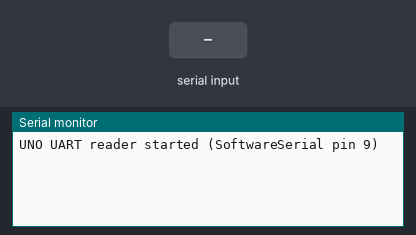
The sketch below on a simulated Arduino Uno, built with avr-gcc and run on an emulated ATmega328P. Shown: the last lines printed to the serial monitor. Inputs (shaded band) come from the test bench.

Above: at 1.3 s.
1.4 s: "1\n" received over the second serial link
At 2.0 s:
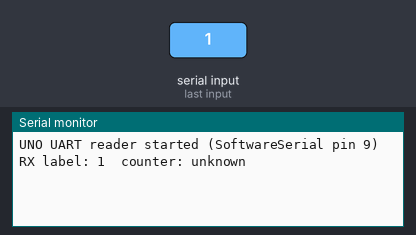
2.9 s: "0\n" received over the second serial link
At 4.1 s:
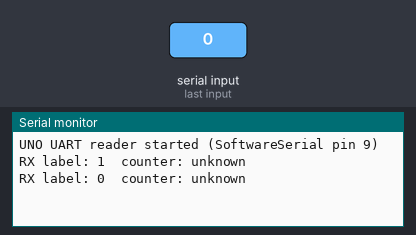
4.4 s: "2\n" received over the second serial link
At 5.5 s:
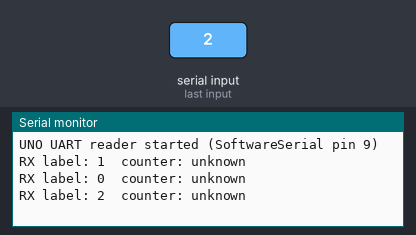

The sketch:

Uno_UART_Reader.ino
```cpp
#include <SoftwareSerial.h>

const unsigned long BAUD = 115200;
// Use pin 9 as RX (Micro TX -> Uno pin 9). TX not used.
SoftwareSerial uart(0, 1);

int decodeCounterLabel(char label) {
  if (label >= 'A' && label <= 'L') {
    return label - 'A';
  }
  return -1;
}

void setup() {
  Serial.begin(BAUD);
  uart.begin(BAUD);
  delay(100);
  Serial.println("UNO UART reader started (SoftwareSerial pin 9)");
}

void loop() {
  while (uart.available()) {
    int v = uart.read();
    if (v == '\r' || v == '\n') {
      continue;
    }

    char label = (char)v;
    int counter = decodeCounterLabel(label);

    Serial.print("RX label: ");
    Serial.print(label);
    Serial.print("  counter: ");
    if (counter >= 0) {
      Serial.println(counter);
    } else {
      Serial.println("unknown");
    }
  }
}
```

Measured:
- after the input at 1.4 s, the serial monitor: prints a new line at once (image 1)
- after the input at 2.9 s, the serial monitor: prints a new line at once (image 2)
- after the input at 4.4 s, the serial monitor: prints a new line at once (image 3)
